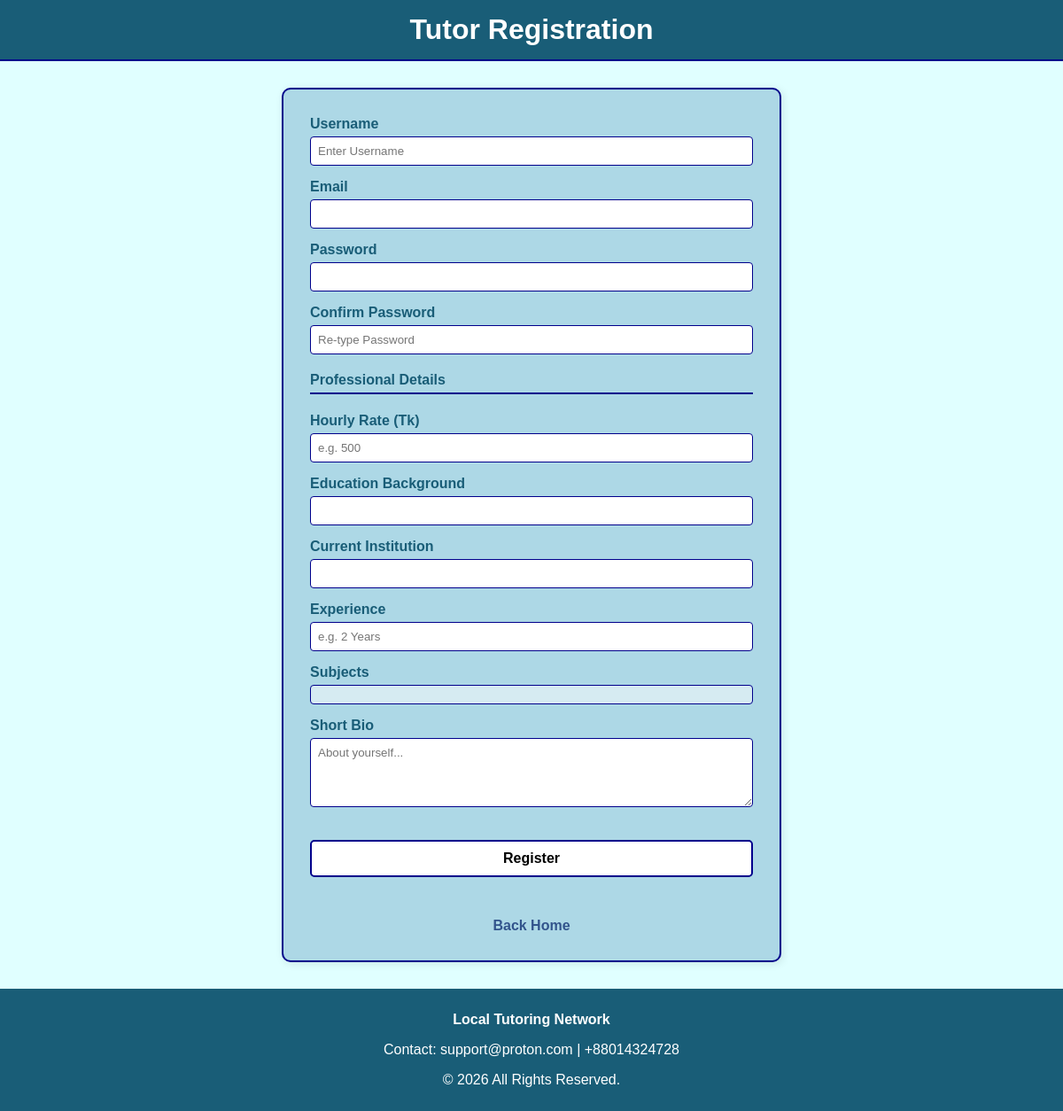
The app's page /View/v_register_tutor.php, older data.
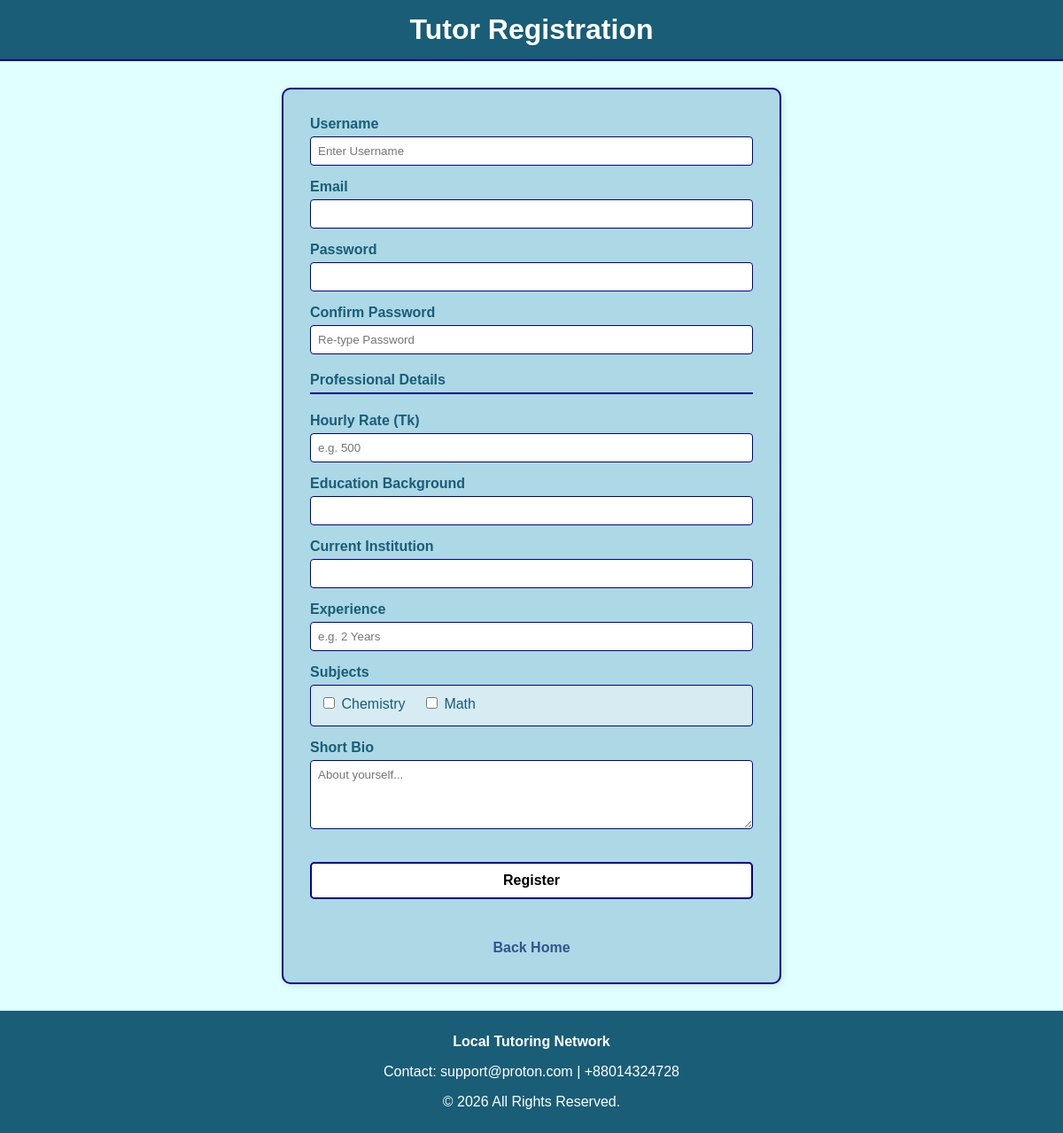
The same page, newer data.
### tables this page shows
CREATE TABLE `subjects` (
  `id` int(11) NOT NULL,
  `subject_name` varchar(100) NOT NULL
);

### Model/m_profiles.php (called while the page is built, shortened)
<?php
function getAllSubjects() {
    $conn = dbConnect();
    $sql = "SELECT * FROM subjects ORDER BY subject_name ASC";
    $result = mysqli_query($conn, $sql);
    $subjects = [];
    while($row = mysqli_fetch_assoc($result)) {
        $subjects[] = $row;
    }
    return $subjects;
}
?>

### View/v_register_tutor.php (the view, shortened to what this page needs)
<?php
require_once("../Model/m_profiles.php");
$allSubjects = getAllSubjects();
?>
<!DOCTYPE html>
<html>
<head>
    <link rel="stylesheet" href="v_css/registerStyle.css">
</head>
<body>
    <header>
        <h1>Tutor Registration</h1>
    </header>
    <main>
        <div class="register-container">
            <form action="../Controller/c_registration.php" method="POST">
                <div class="form-group">
                    <label>Username</label>
                    <input type="text" name="username" id="username" onkeyup="checkUsername()" placeholder="Enter Username">
                </div>
                <div class="form-group">
                    <label>Email</label>
                    <input type="text" name="email">
                </div>
                <div class="form-group">
                    <label>Password</label>
                    <input type="password" name="password">
                </div>
                <div class="form-group">
                    <label>Confirm Password</label>
                    <input type="password" name="confirm_password" placeholder="Re-type Password">
                </div>
                <h4>Professional Details</h4>
                <div class="form-group">
                    <label>Hourly Rate (Tk)</label>
                    <input type="number" name="hourly_rate" placeholder="e.g. 500">
                </div>
                <div class="form-group">
                    <label>Education Background</label>
                    <input type="text" name="education_background">
                </div>
                <div class="form-group">
                    <label>Current Institution</label>
                    <input type="text" name="institution">
                </div>
                <div class="form-group">
                    <label>Experience</label>
                    <input type="text" name="experience" placeholder="e.g. 2 Years">
                </div>
                <div class="form-group">
                    <label>Subjects</label>
                    <div class="checkbox-group">
                        <?php foreach($allSubjects as $sub): ?>
                            <label class="checkbox-label">
                                <input type="checkbox" name="subjects[]" value="<?php echo $sub['subject_name']; ?>">
                                <?php echo $sub['subject_name']; ?>
                            </label>
                        <?php endforeach; ?>
                    </div>
                </div>
                <div class="form-group">
                    <label>Short Bio</label>
                    <textarea name="short_bio" rows="4" placeholder="About yourself..."></textarea>
                </div>
                <br>
                <button type="submit" name="reg_tutor" id="submitBtn" class="btn">Register</button>
            </form>
            <br>
            <a href="v_home.php" class="back-link">Back Home</a>
        </div>
    </main>
    <footer>
        <p><b>Local Tutoring Network</b></p>
        <p>Contact: support@proton.com | +88014324728</p>
        <p>© 2026 All Rights Reserved.</p>    </footer>
</body>
</html>

Row changes from the older to the newer data that the page shows:
added subjects: subject_name "Chemistry"
added subjects: subject_name "Math"
